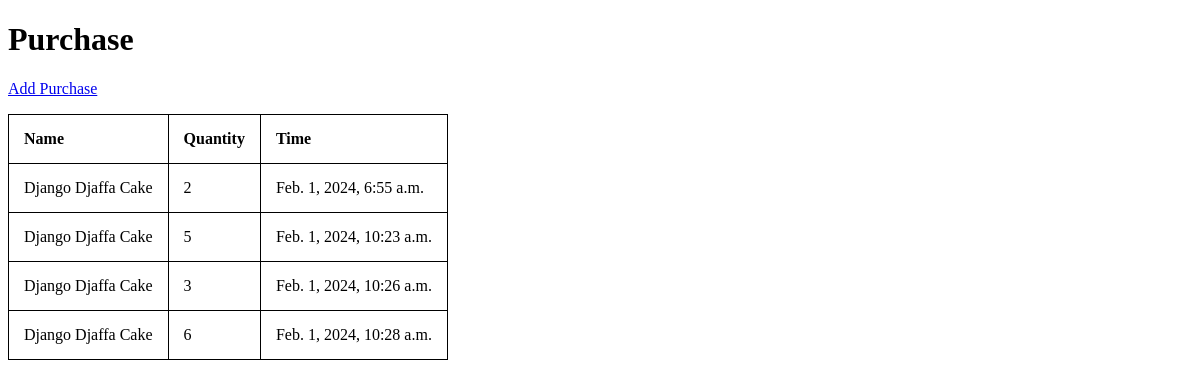
The app's page /purchase/list/ (signed in), older data.
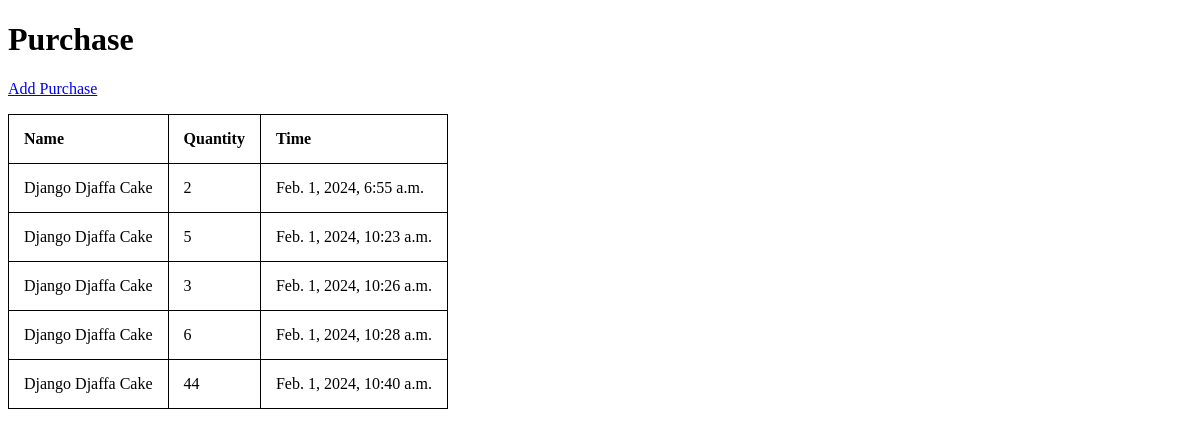
The same page, newer data.
### inventory/models.py (models this page shows, shortened)
class Purchase(models.Model):
    menu_item = models.ForeignKey(MenuItem, on_delete=models.CASCADE)
    quantity = models.IntegerField()
    time = models.DateTimeField(auto_now_add=True)

class MenuItem(models.Model):
    name = models.CharField(max_length=255)
    price = models.FloatField()
    recipe = models.TextField(max_length=800)

### inventory/views.py (the view)
# urls.py: path("purchase/list/", views.PurchaseListView.as_view(), name="purchase-list"),
class PurchaseListView(LoginRequiredMixin,ListView):
    model = Purchase
    template_name = "inventory/purchase_list.html"

### inventory/templates/inventory/purchase_list.html (shortened to what this page needs)
{% extends 'inventory/base.html' %} {% load static %} {% block head %}
<link rel="stylesheet" href="{% static 'inventory/styles.css' %}" />
{% endblock %} {% block content %}
<h1>Purchase</h1>
<p><a href="{% url 'purchase-add' %}">Add Purchase</a></p>
<table>
  <thead>
    <tr>
      <th>Name</th>
      <th>Quantity</th>
      <th>Time</th>
    </tr>
  </thead>
  <tbody>
    {% for item in object_list %}
    <tr>
      <td>{{ item.menu_item.name }}</td>
      <td>{{ item.quantity}}</td>
      <td>{{ item.time}}</td>
    </tr>
    {% empty %}
    <li>No purchase yet.</li>
    {% endfor %}
  </tbody>
</table>
{% endblock %}

Row changes from the older to the newer data that the page shows:
added Purchase: menu_item.name "Django Djaffa Cake", quantity "44", time "Feb. 1, 2024, 10:40 a.m."
